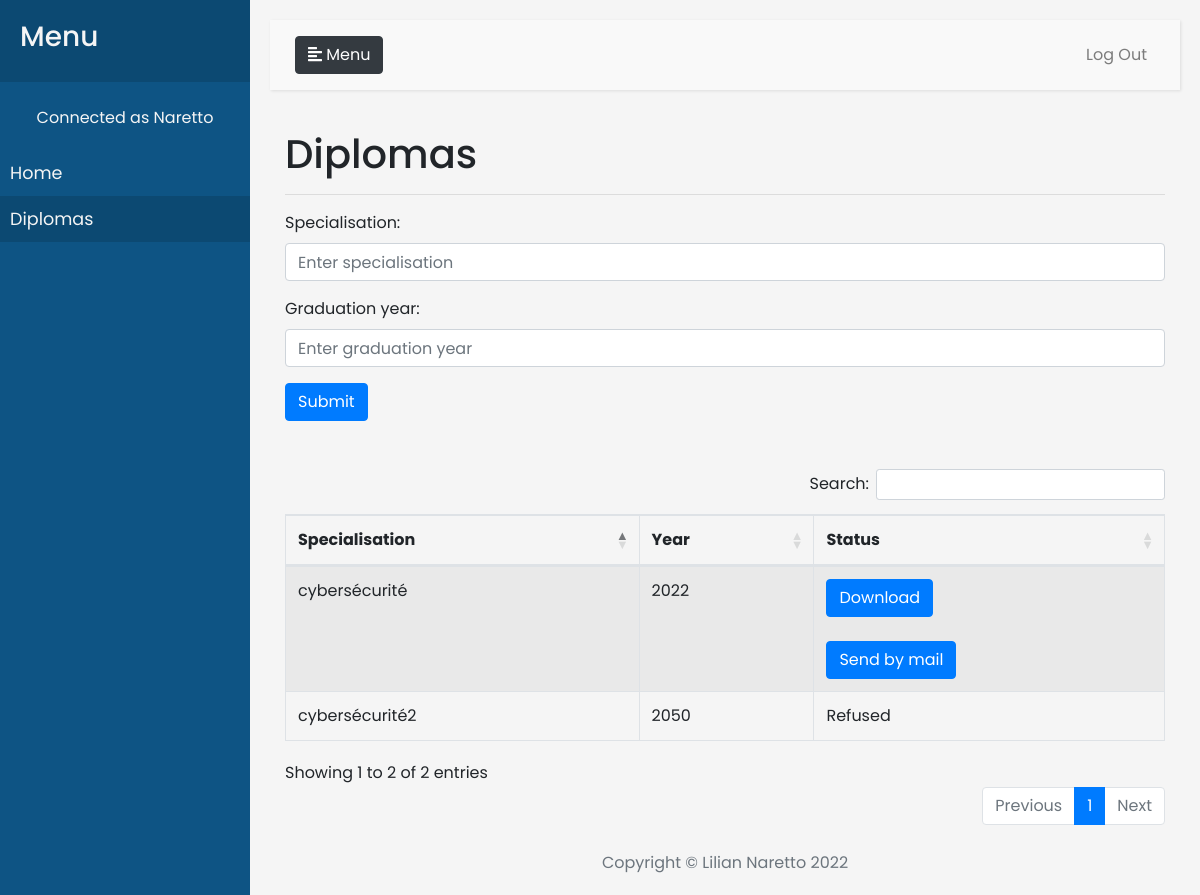
Page /diplomas (signed in) on the committed database.
### manager.py (models this page shows, shortened)
class User(UserMixin,db.Model):
    __tablename__ = 'user'
    id = db.Column('id',db.Integer,primary_key = True)
    name = db.Column('name',db.String(50))
    first_name = db.Column('first_name',db.String(50))
    password =db.Column('password',db.String(255))
    mail = db.Column('mail',db.String(255))
    admin = db.Column('admin',db.Integer)
    school = db.Column("school",db.String(255))

class Diploma(db.Model) :
    __tablename__ = 'diploma'
    _id = db.Column('id',db.Integer,primary_key = True)
    _id_user = db.Column(db.Integer, db.ForeignKey('user.id'))
    user_link = db.relationship("User")
    graduation_years = db.Column("graduation_years",db.String(8))
    specialisation =db.Column("specialisation",db.String(255))
    status = db.Column('status',db.Integer)# 0 : validé 1:refusé 2: en attente
    hash =db.Column('hash',db.String(255))

### app.py (the view)
@app.route("/diplomas",methods=['POST','GET'])
@login_required
def diploma():
    diploma=True
    if current_user.admin:
        return redirect('/admin')
    tab_diploma = user_diploma(current_user.id)
    if request.method == 'POST':
        if "certif" in request.form:
            diploma = {}
            diploma['id_user'] = current_user.id
            diploma['specialisation'] = request.form['specialisation']
            diploma['graduation_years'] = request.form['graduation_years']
            diploma['status'] = 2
            save_diploma(diploma)
            tab_diploma.append(diploma)
            return render_template('/User.html',diplomas = tab_diploma, n = len(tab_diploma),diploma=diploma,success="Diploma verification sent !")
        elif "download" in request.form:
            diplomaid = request.form["download"]
            diploma = Diploma.query.get(diplomaid)
            if diploma._id_user == current_user.id:
                return send_file(os.path.join(basedir, app.config['SEND_FOLDER'],'diploma_'+str(diploma._id)+".png"), as_attachment=True)
            else:
                return render_template('/User.html',diplomas = tab_diploma,n = len(tab_diploma),diploma=diploma,warning = "Error !")
        elif "mail" in request.form:
            diplomaid = request.form["mail"]
            diploma = Diploma.query.get(diplomaid)
            maildiploma(os.path.join(basedir, app.config['SEND_FOLDER'],'diploma_'+str(diploma._id)+".png"),current_user.mail)
            return render_template('/User.html',diplomas = tab_diploma,n = len(tab_diploma),diploma=diploma,success="Mail sent to "+current_user.mail+" !")
    else:
        return render_template('/User.html',diplomas = tab_diploma,n = len(tab_diploma),diploma=diploma)

### manager.py (called while the page is built)
@login_manager.user_loader
def load_user(user):
    return User.query.get(user)

def user_diploma(user_id):
    diplomas = []
    query_di = Diploma.query.filter_by(_id_user = user_id)
    for elem in query_di:
        diplomas.append(elem)
    return diplomas

### templates/user.html (shortened to what this page needs)
{% extends 'base.html' %}
{% block content %}
<h1>Diplomas</h1>
<hr>
<form method="POST">
    <div class="form-group">
            <label >Specialisation:</label>
            <input type="text" class="form-control" id="specialisation"  name="specialisation" placeholder="Enter specialisation">
    </div>
    <div class="form-group">
        <label >Graduation year:</label>
        <input type="number" min="1900" max="2099" class="form-control" id="graduation_years"  name="graduation_years" placeholder="Enter graduation year">
    </div>
    <button type="submit" class="btn btn-primary" name="certif" value="certif">Submit</button>
</form>
<br>
<br>
<table class="table display table-striped table-bordered">
        <thead>
          <tr>
            <th scope="col">Specialisation</th>
            <th scope="col">Year</th>
            <th scope="col">Status</th>
          </tr>
        </thead>
        <tbody>
            {% for diploma in diplomas %}
            <tr>
                <td>{{diploma.specialisation}}</td>
                <td>{{diploma.graduation_years}}</td>
                {%if diploma.status == 2 %}
                <td>Waiting</td>
                {%elif diploma.status == 0 %}
                <td>Refused</td>
                {%else%}
                    <td><form method="POST">
                      <button type="submit" class="btn btn-primary" name="download" value={{diploma._id}}>Download</button>
                  </form>
                  <br>
                  <form method="POST">
                    <button type="submit" class="btn btn-primary" name="mail" value={{diploma._id}}>Send by mail</button>
                </form></td>
                {%endif%}
            </tr>
            {%endfor%}
        </tbody>
      </table>
{% endblock%}

### templates/base.html (shortened to what this page needs)
<!DOCTYPE html>
<html lang="en">
    <head>
        <link rel="stylesheet" href="https://cdnjs.cloudflare.com/ajax/libs/font-awesome/4.7.0/css/font-awesome.min.css">
        <link rel="stylesheet" href="https://stackpath.bootstrapcdn.com/bootstrap/4.3.1/css/bootstrap.min.css">
        <link rel="stylesheet" href="https://cdn.jsdelivr.net/npm/bootstrap@4.5.3/dist/css/bootstrap.min.css">
        <link rel="stylesheet" href="https://cdn.datatables.net/1.10.25/css/dataTables.bootstrap4.min.css">
        <link rel="stylesheet" href="https://cdn.datatables.net/buttons/1.7.1/css/buttons.dataTables.min.css">
        <link rel="stylesheet" type="text/css" href="{{ url_for('static', filename='css/style.css') }}">
    </head>
    <body>
        <div class="wrapper">
            <nav id="sidebar" aria-label="navigation">
                <div class="sidebar-header">
                    <h3>Menu</h3>
                </div>
                <br>
                {% if current_user.is_authenticated %}<div style="text-align: center;" >Connected as {{current_user.name}}</div>{% endif %}
                <ul class="list-unstyled components">
                    <li {% if home %} class="active" {% endif %}>
                        <a class="nav-link" href="{{ url_for('home') }}">Home</a>
                    </li>
                    {% if current_user.is_authenticated %}
                    {% if not current_user.admin %}
                    <li {% if diploma %} class="active" {% endif %}>
                        <a class="nav-link" href="{{ url_for('diploma') }}">Diplomas</a>
                    </li>
                    {% endif %}
                    {% endif %}
                </ul>
            </nav>
            <div id="content">
                <nav class="navbar navbar-expand-lg navbar-light">
                    <div class="container-fluid">
                        <button type="button" id="sidebarCollapse" class="btn btn-dark">
                            <em class="fas fa-align-left"></em>
                            <span>Menu</span>
                        </button>
                        <div class="collapse navbar-collapse justify-content-end" id="navbarSupportedContent">
                            <ul class="nav navbar-nav ml-auto">
                                {% if current_user.is_authenticated %}
                                <li class="nav-item">
                                    <a class="nav-link" href="{{ url_for('logout') }}">Log Out</a>
                                </li>
                                {% endif %}
                            </ul>
                        </div>
                    </div>
                </nav>
                <div class="container-fluid">
                    {% block content%}
                    {% endblock %}
                </div>
                <br>
                <footer class="footer text-center">
                    <div class="container">
                        <span class="text-muted">Copyright &copy; Lilian Naretto 2022</span>
                    </div>
                </footer>
            </div>
        </div>
    </body>
</html>

### static/css/style.css (style rules this page uses)
html { scroll-behavior:smooth; }
body { font-family: 'Poppins', sans-serif; background: #f5f5f5; }
a, a:hover, a:focus { color: inherit; text-decoration: none; transition: all 0.3s; }
.navbar { padding: 15px 10px; background: #f9f9f9; border: none; border-radius: 0; margin-bottom: 40px; box-shadow: 1px 1px 3px rgba(0, 0, 0, 0.1); }
.wrapper { display: flex; width: 100%; align-items: stretch; }
#sidebar { min-width: 250px; max-width: 250px; background: #0E5484; color: #f5f5f5; transition: all 0.3s; }
#sidebar .sidebar-header { padding: 20px; background: #0c4972; }
#sidebar ul.components { padding: 20px 0; }
#sidebar ul li a { padding: 10px; font-size: 1.1em; display: block; }
#sidebar ul li.active>a, a[aria-expanded="true"] { color: #f5f5f5; background: #0c4972; }
#content { width: 100%; padding: 20px; min-height: 100vh; transition: all 0.3s; }
@media (min-width: 992px) { #navbarSupportedContent .nav-item { margin-left: 3rem; } }

### rows in the picture
User: name "Naretto"
Diploma: specialisation "cybersécurité", graduation_years "2022", {{ diploma._id }} 1 (drawn)
Diploma: specialisation "cybersécurité2", graduation_years "2050", status "Refused"
